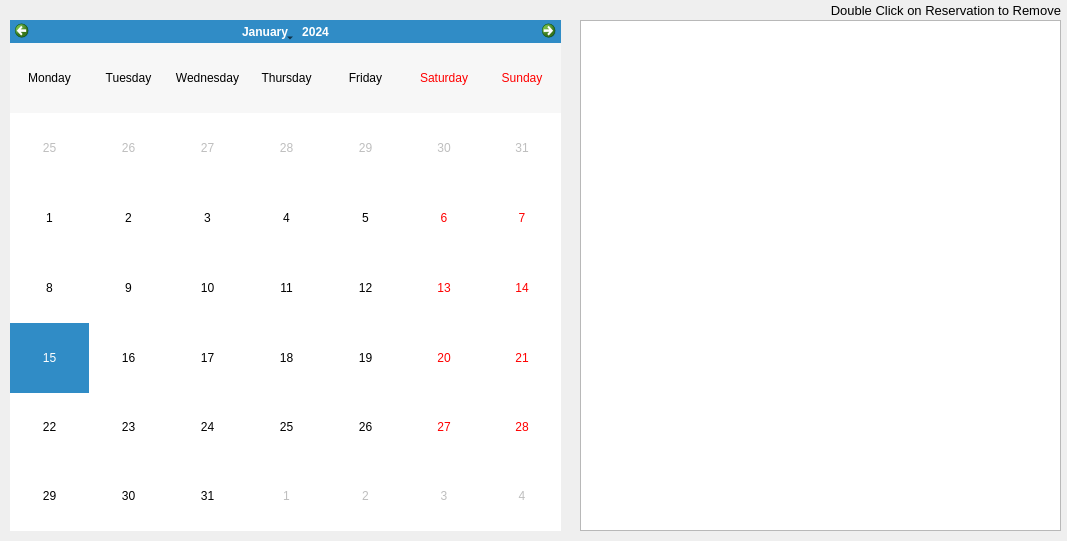
<?xml version="1.0" encoding="UTF-8"?>
<ui version="4.0">
 <class>Calendar</class>
 <widget class="QDialog" name="Calendar">
  <property name="geometry">
   <rect>
    <x>0</x>
    <y>0</y>
    <width>1067</width>
    <height>541</height>
   </rect>
  </property>
  <property name="minimumSize">
   <size>
    <width>1067</width>
    <height>541</height>
   </size>
  </property>
  <property name="maximumSize">
   <size>
    <width>1067</width>
    <height>541</height>
   </size>
  </property>
  <property name="windowTitle">
   <string>Dialog</string>
  </property>
  <widget class="QCalendarWidget" name="cwCalendar">
   <property name="geometry">
    <rect>
     <x>10</x>
     <y>20</y>
     <width>551</width>
     <height>511</height>
    </rect>
   </property>
   <property name="styleSheet">
    <string notr="true"/>
   </property>
   <property name="horizontalHeaderFormat">
    <enum>QCalendarWidget::LongDayNames</enum>
   </property>
   <property name="verticalHeaderFormat">
    <enum>QCalendarWidget::NoVerticalHeader</enum>
   </property>
  </widget>
  <widget class="QTableWidget" name="twReservations">
   <property name="geometry">
    <rect>
     <x>580</x>
     <y>20</y>
     <width>481</width>
     <height>511</height>
    </rect>
   </property>
   <property name="editTriggers">
    <set>QAbstractItemView::NoEditTriggers</set>
   </property>
   <property name="selectionMode">
    <enum>QAbstractItemView::SingleSelection</enum>
   </property>
   <property name="selectionBehavior">
    <enum>QAbstractItemView::SelectRows</enum>
   </property>
  </widget>
  <widget class="QLabel" name="label">
   <property name="geometry">
    <rect>
     <x>580</x>
     <y>0</y>
     <width>481</width>
     <height>21</height>
    </rect>
   </property>
   <property name="font">
    <font>
     <pointsize>10</pointsize>
    </font>
   </property>
   <property name="text">
    <string>Double Click on Reservation to Remove</string>
   </property>
   <property name="alignment">
    <set>Qt::AlignRight|Qt::AlignTrailing|Qt::AlignVCenter</set>
   </property>
  </widget>
 </widget>
 <resources/>
 <connections/>
</ui>
